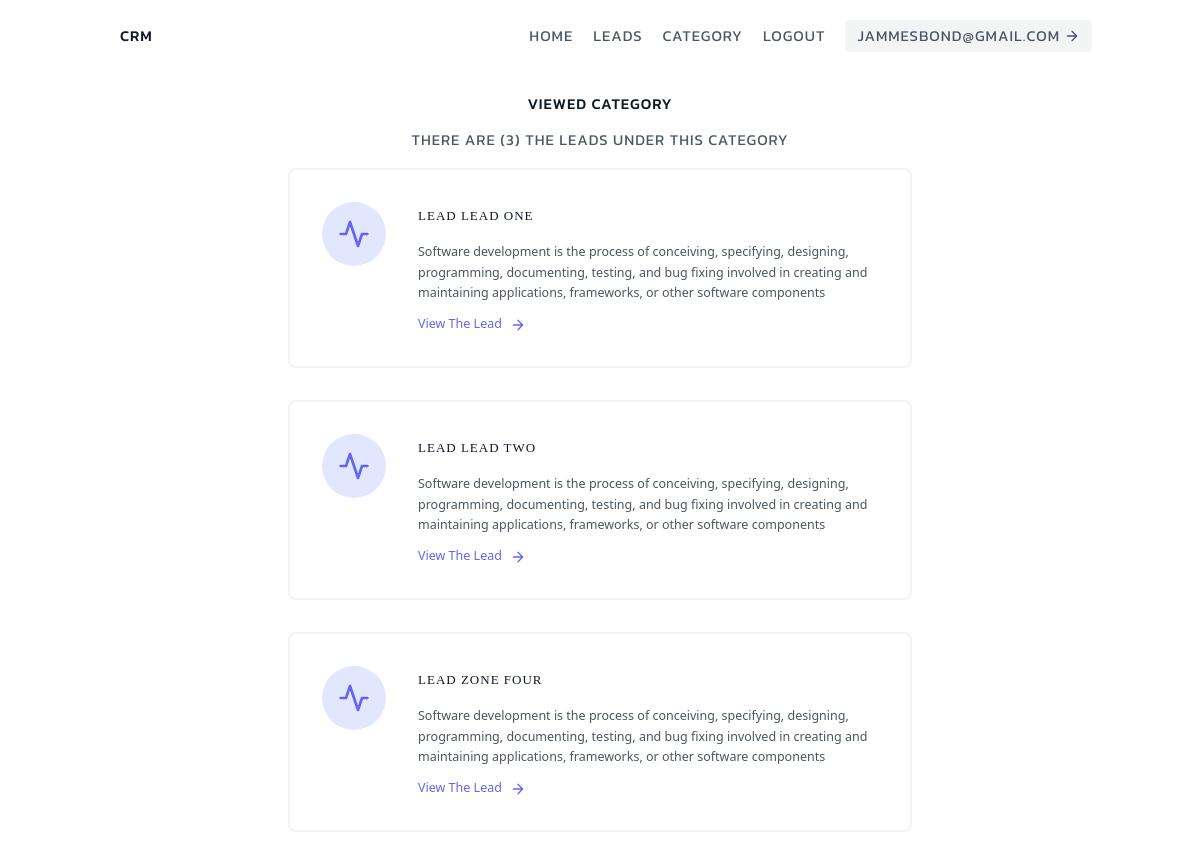
The page /category/category_detail/3/ (signed in) on the database its author committed.
### Leads/models.py (models this page shows, shortened)
class User(AbstractUser):
    is_orgarnizer = models.BooleanField(default=True)
    is_agent = models.BooleanField(default=False)

class Category(models.Model):
    name = models.CharField(max_length=30)
    orgarnization = models.ForeignKey(UserProfile,on_delete=models.CASCADE)

class Lead(models.Model):
    first_name = models.CharField(max_length=20)
    last_name = models.CharField(max_length=20)
    age = models.IntegerField(default=0)
    email = models.EmailField(max_length=150)
    description = models.TextField()
    address = models.CharField(max_length=50)
    occupation = models.CharField(max_length=50)
    date_joined = models.DateTimeField(default=timezone.now)
    phone_regex = RegexValidator(regex=r'^\+?1?\d{9,15}$', message="Phone number must be entered in the format: '+999999999'. Up to 15 digits allowed.")
    phone_number = models.CharField(validators=[phone_regex], max_length=17, blank=True)
    agent = models.ForeignKey(Agent,null=True,blank=True,on_delete=models.SET_NULL)
    orgarnization = models.ForeignKey(UserProfile,on_delete=models.CASCADE)
    category = models.ForeignKey(Category,related_name='leads',null=True,blank=True,on_delete=models.SET_NULL)

### Category/views.py (the view)
# urls.py: path('category_detail/<int:pk>/',views.CategoryRelatedToLeadDetailView.as_view(), name='category_detail_related_to_leads'),
class CategoryRelatedToLeadDetailView(LoginRequiredMixin,generic.DetailView):
    template_name = 'Category/category_lead_detail_list.html'
    context_object_name = 'category_detail'
    def get_queryset(self):
        user = self.request.user
        if user.is_orgarnizer:
            queryset = Category.objects.filter(orgarnization = user.userprofile)
        else:
            queryset = Category.objects.filter(orgarnization = user.agent.orgarnization)
        return queryset
    def get_context_data(self, **kwargs):
        context =  super(CategoryRelatedToLeadDetailView,self).get_context_data(**kwargs)
        user = self.request.user
        if user.is_orgarnizer:
            queryset = Lead.objects.filter(orgarnization = user.userprofile)
        else:
            queryset = Lead.objects.filter(orgarnization = user.agent.orgarnization)
        context.update({
            'leads' : queryset.filter(category=self.get_object()),
            'count' : queryset.filter(category=self.get_object()).count()
        })
        return context

### Category/templates/Category/category_lead_detail_list.html (shortened to what this page needs)
{% extends 'Leads/base.html' %}
{% block content %}
<section class="text-gray-600 body-font">
    <div class="container px-5 py-3 mx-auto">
      <div class="flex flex-col text-center w-full">
        <h1 class="sm:text-4xl text-3xl font-medium title-font mb-1 text-gray-900 font">{{category_detail.name}} Category</h1>
        <p class="lg:w-2/3 mx-auto leading-relaxed text-base font">There  are ({{count}}) the Leads under this category</p>
      </div>
      <div class="lg:w-2/3 w-full mx-auto overflow-auto">
            {% for lead in leads %}
            <div class="p-4 w-full">
              <div class="flex border-2 rounded-lg border-gray-200 border-opacity-50 p-8 sm:flex-row flex-col">
                <div class="w-16 h-16 sm:mr-8 sm:mb-0 mb-4 inline-flex items-center justify-center rounded-full bg-indigo-100 text-indigo-500 flex-shrink-0">
                  <svg fill="none" stroke="currentColor" stroke-linecap="round" stroke-linejoin="round" stroke-width="2" class="w-8 h-8" viewBox="0 0 24 24">
                    <path d="M22 12h-4l-3 9L9 3l-3 9H2"></path>
                  </svg>
                </div>
                <div class="flex-grow">
                  <h2 class="text-gray-900 text-lg font-medium mb-3 font2">Lead {{lead.first_name}} {{lead.last_name}}</h2>
                  <p class="leading-relaxed text-base font3">
                    {{lead.description}}
                  </p>
                  <a href="{% url 'lead_detail' pk=lead.pk %}" class="mt-3 text-indigo-500 inline-flex items-center font3">View The Lead
                    <svg fill="none" stroke="currentColor" stroke-linecap="round" stroke-linejoin="round" stroke-width="2" class="w-4 h-4 ml-2" viewBox="0 0 24 24">
                      <path d="M5 12h14M12 5l7 7-7 7"></path>
                    </svg>
                  </a>
                </div>
              </div>
            </div>
            {% endfor %}
      </div>
    </div>
  </section>
{% endblock content %}

### Leads/templates/Leads/navbar.html (shortened to what this page needs)
<header class="text-gray-600 body-font">
  <div class="container mx-auto flex flex-wrap p-5 flex-col md:flex-row items-center">
      <a class="flex title-font font-medium items-center text-gray-900 mb-4 md:mb-0">
          <span class="ml-3 font">CRM</span>
      </a>
      <nav class="md:ml-auto flex flex-wrap items-center text-base justify-center">
        {% if user.is_authenticated %}
          <a href="{% url 'landing_page' %}" class="mr-5 font">Home</a>
          <a href="{% url 'lead_list' %}" class="mr-5 font">Leads</a>
          <a href="{% url 'category_list' %}" class="mr-5 font">Category</a>
          <a href="{% url 'logout' %}" class="mr-5 font">LogOut</a>
          <span class="inline-flex items-center bg-gray-100 border-0 py-1 px-3 focus:outline-none hover:bg-gray-200 rounded text-base mt-4 md:mt-0 font">{{user.email}}
            <svg fill="none" stroke="currentColor" stroke-linecap="round" stroke-linejoin="round" stroke-width="2" class="w-4 h-4 ml-1" viewBox="0 0 24 24">
              <path d="M5 12h14M12 5l7 7-7 7"></path>
            </svg>
          </span>
    {% endif %}
  </nav>
  </div>
</header>

### Leads/static/Leads/css/main.css (style rules this page uses)
.font { font-family: 'Kanit', sans-serif !important; text-transform:uppercase; letter-spacing:1px; font-size:15px; }
.font2 { font-family:'Times New Roman', Times, serif; font-size:13px; letter-spacing:1px; text-transform: uppercase; }
.font3 { font-size:12.5px; }

### rows shown on the page
User: email "JAMMESBOND@GMAIL.COM"
Category: name "VIEWED"
Lead: first_name "LEAD", last_name "ONE", description "Software development is the process of conceiving, specifying, designing, programming, documenting, testing, and bug fixing involved in creating and maintaining applications, frameworks, or other software components"
Lead: first_name "LEAD", last_name "TWO", description "Software development is the process of conceiving, specifying, designing, programming, documenting, testing, and bug fixing involved in creating and maintaining applications, frameworks, or other software components"
Lead: first_name "ZONE", last_name "FOUR", description "Software development is the process of conceiving, specifying, designing, programming, documenting, testing, and bug fixing involved in creating and maintaining applications, frameworks, or other software components"

### other values the page prints
{{ count }} "3"
